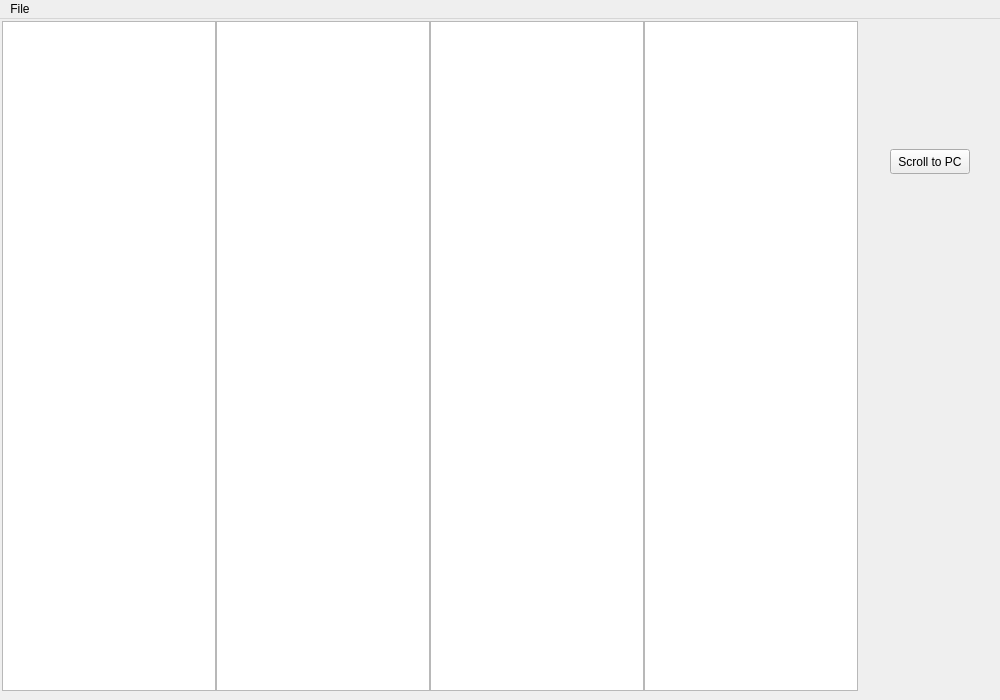
<?xml version="1.0" encoding="UTF-8"?>
<ui version="4.0">
 <class>Debugger</class>
 <widget class="QMainWindow" name="Debugger">
  <property name="geometry">
   <rect>
    <x>0</x>
    <y>0</y>
    <width>1000</width>
    <height>700</height>
   </rect>
  </property>
  <property name="windowTitle">
   <string>Debugger</string>
  </property>
  <widget class="QWidget" name="centralwidget">
   <widget class="QListWidget" name="listWidget">
    <property name="enabled">
     <bool>true</bool>
    </property>
    <property name="geometry">
     <rect>
      <x>2</x>
      <y>2</y>
      <width>214</width>
      <height>670</height>
     </rect>
    </property>
    <property name="lineWidth">
     <number>0</number>
    </property>
   </widget>
   <widget class="QListWidget" name="listWidget_2">
    <property name="geometry">
     <rect>
      <x>216</x>
      <y>2</y>
      <width>214</width>
      <height>670</height>
     </rect>
    </property>
   </widget>
   <widget class="QListWidget" name="listWidget_3">
    <property name="geometry">
     <rect>
      <x>430</x>
      <y>2</y>
      <width>214</width>
      <height>670</height>
     </rect>
    </property>
   </widget>
   <widget class="QListWidget" name="listWidget_4">
    <property name="geometry">
     <rect>
      <x>644</x>
      <y>2</y>
      <width>214</width>
      <height>670</height>
     </rect>
    </property>
   </widget>
   <widget class="QPushButton" name="pushButton">
    <property name="geometry">
     <rect>
      <x>890</x>
      <y>130</y>
      <width>80</width>
      <height>25</height>
     </rect>
    </property>
    <property name="text">
     <string>Scroll to PC</string>
    </property>
   </widget>
  </widget>
  <widget class="QMenuBar" name="menubar">
   <property name="geometry">
    <rect>
     <x>0</x>
     <y>0</y>
     <width>1000</width>
     <height>25</height>
    </rect>
   </property>
   <widget class="QMenu" name="menuFile">
    <property name="title">
     <string>File</string>
    </property>
    <addaction name="actionExit"/>
   </widget>
   <addaction name="menuFile"/>
  </widget>
  <action name="actionExit">
   <property name="text">
    <string>&amp;Exit</string>
   </property>
   <property name="shortcut">
    <string>Esc</string>
   </property>
  </action>
 </widget>
 <resources/>
 <connections/>
</ui>
